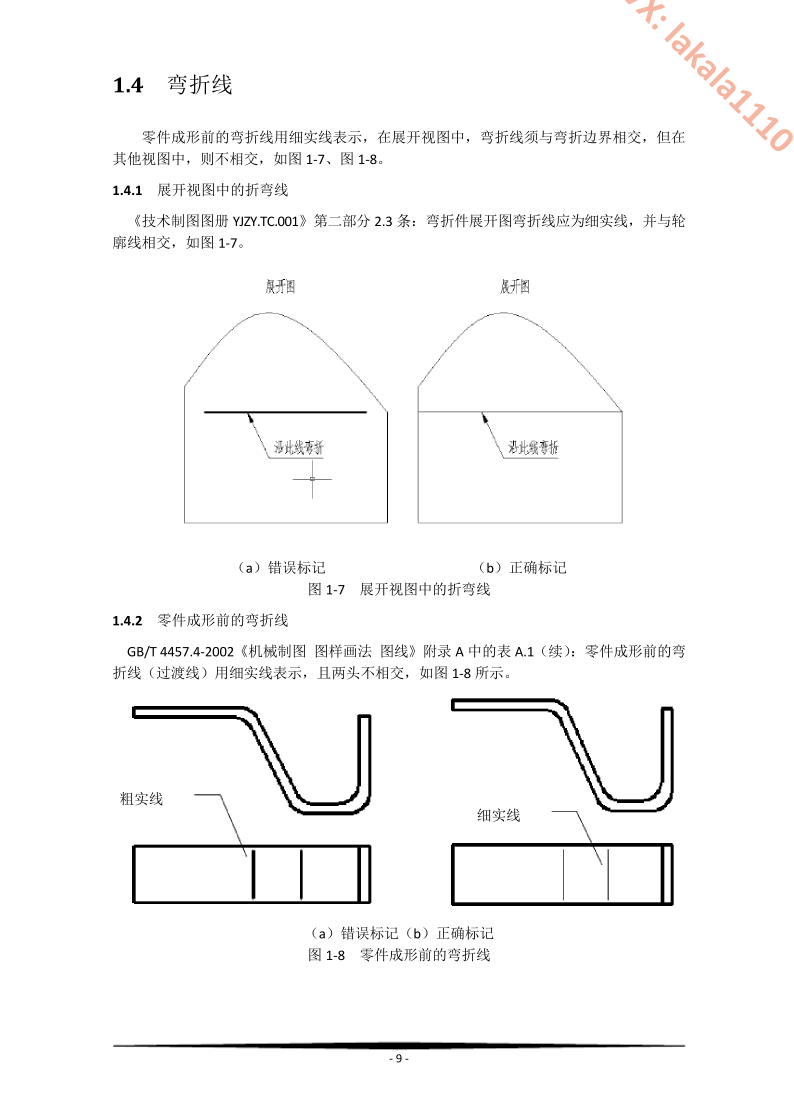
#> input picture data/atlas/images/cases/ATLAS_BEND_LINE_001.png, 2380 x 3331 px, given as the content of the folder data/standard_drawings, which was not available (shown at 1/3 size)
$ python process_standard_drawings.py
#> lines starting #> are read from the running program, lines starting #| are printed output that depends on the picture; pictures that were not available may be replaced by others from this repository, and a replacement may not be noted
### src/rag_knowledge_base.py
import os
import json
import cv2
import numpy as np
import shutil
from typing import List, Dict, Tuple
import faiss
from sklearn.feature_extraction.text import TfidfVectorizer
from sklearn.preprocessing import StandardScaler

try:
    from config_loader import TEXT_KNOWLEDGE_DIR, IMAGE_KNOWLEDGE_DIR, GB_STANDARDS_DIR
except ImportError:
    TEXT_KNOWLEDGE_DIR = 'data/knowledge_base'
    IMAGE_KNOWLEDGE_DIR = 'data/standard_drawings'
    GB_STANDARDS_DIR = 'data/gb_standards'

class DualKnowledgeBase:
    def __init__(self, text_knowledge_dir=None, image_knowledge_dir=None, gb_standards_dir=None):
        self.text_knowledge_dir = text_knowledge_dir or TEXT_KNOWLEDGE_DIR
        os.makedirs(self.text_knowledge_dir, exist_ok=True)
#> (this line was passed over: config_loader is not available in this run)
        self.text_knowledge_items = []
        self.tfidf_vectorizer = TfidfVectorizer(stop_words=None)
        self.text_index = None

        self.image_knowledge_dir = image_knowledge_dir or IMAGE_KNOWLEDGE_DIR
        os.makedirs(self.image_knowledge_dir, exist_ok=True)
#> (this line was passed over: config_loader is not available in this run)
        self.image_knowledge_items = []
        self.image_scaler = StandardScaler()
        self.image_index = None

        self.gb_standards_dir = gb_standards_dir or GB_STANDARDS_DIR
        self.gb_knowledge_items = []
        self._background_knowledge = []

        self._load_gb_standards()
#> (the call stopped at in _load_gb_standards, `extracted_path = os.path.join(self.gb_standards_dir, 'gbt14665_extract..`: config_loader is not available in this run)
        self._load_text_knowledge_as_background()
#> (the call stopped at in _load_text_knowledge_as_background, `for filename in os.listdir(self.text_knowledge_dir):`: config_loader is not available in this run)
        self._load_image_knowledge()
#> (the call stopped at in _load_image_knowledge, `for filename in os.listdir(self.image_knowledge_dir):`: config_loader is not available in this run)
#> in add_image_knowledge, image is the input picture: shape (3331, 2380, 3); mean B, G, R 248.2, 248.3, 248.4

        self._build_text_index()
        self._build_image_index()

    def _load_gb_standards(self):
        extracted_path = os.path.join(self.gb_standards_dir, 'gbt14665_extracted.json')
        if os.path.exists(extracted_path):
            try:
                with open(extracted_path, 'r', encoding='utf-8') as f:
                    chapters = json.load(f)
                for ch in chapters:
                    self.gb_knowledge_items.append({
                        'title': ch.get('title', ''),
                        'content': ch.get('content', ''),
                        'source': 'GB/T 14665-2012',
                        'is_gb_standard': True
                    })
                print(f"加载GB标准(已提取): {len(chapters)}个章节")
                return
            except Exception as e:
                print(f"加载已提取GB标准失败: {e}")
        try:
            import pdfplumber
            for filename in os.listdir(self.gb_standards_dir):
                if filename.endswith('.pdf'):
                    pdf_path = os.path.join(self.gb_standards_dir, filename)
                    try:
                        full_text = ''
                        with pdfplumber.open(pdf_path) as pdf:
                            for page in pdf.pages:
                                text = page.extract_text()
                                if text:
                                    full_text += text + '\n'
                        if full_text.strip():
                            self.gb_knowledge_items.append({
                                'title': os.path.splitext(filename)[0],
                                'content': full_text.strip(),
                                'source': 'GB/T 14665-2012',
                                'is_gb_standard': True
                            })
                            print(f"加载GB标准(PDF提取): {filename}")
                    except Exception as e:
                        print(f"加载GB标准PDF失败: {filename}, 错误: {e}")
        except ImportError:
            print("pdfplumber未安装，尝试加载预提取文件")
            for filename in os.listdir(self.gb_standards_dir):
                if filename.endswith('.json') and filename != 'gbt14665_extracted.json':
                    try:
                        with open(os.path.join(self.gb_standards_dir, filename), 'r', encoding='utf-8') as f:
                            data = json.load(f)
                        if isinstance(data, list):
                            for item in data:
                                self.gb_knowledge_items.append({
                                    'title': item.get('title', ''),
                                    'content': item.get('content', ''),
                                    'source': 'GB/T 14665-2012',
                                    'is_gb_standard': True
                                })
                    except Exception as e:
                        print(f"加载GB标准JSON失败: {filename}, 错误: {e}")

    def _load_text_knowledge_as_background(self):
        for filename in os.listdir(self.text_knowledge_dir):
            if filename.endswith('.json'):
                file_path = os.path.join(self.text_knowledge_dir, filename)
                try:
                    with open(file_path, 'r', encoding='utf-8') as f:
                        content = json.load(f)
                        self._background_knowledge.append(content)
                except Exception as e:
                    print(f"加载背景知识失败: {filename}, 错误: {e}")
        if self._background_knowledge:
            print(f"加载背景知识(内化用): {len(self._background_knowledge)}条")

    # [15 lines left out: function get_background_knowledge_text, not called in this run]

    def _load_image_knowledge(self):
        for filename in os.listdir(self.image_knowledge_dir):
            if filename.endswith(('.png', '.jpg', '.jpeg')):
                image_path = os.path.join(self.image_knowledge_dir, filename)
                try:
                    image = cv2.imread(image_path)
                    if image is not None:
                        feature = self._extract_image_feature(image)
                        annotation_file = os.path.splitext(image_path)[0] + '.json'
                        annotation = {}
                        if os.path.exists(annotation_file):
                            with open(annotation_file, 'r', encoding='utf-8') as f:
                                annotation = json.load(f)
                        self.image_knowledge_items.append({
                            'path': image_path,
                            'filename': filename,
                            'feature': feature,
                            'annotation': annotation
                        })
                except Exception as e:
                    print(f"加载图像知识库文件失败: {filename}, 错误: {e}")

    def _extract_image_feature(self, image):
        image = cv2.resize(image, (256, 256))
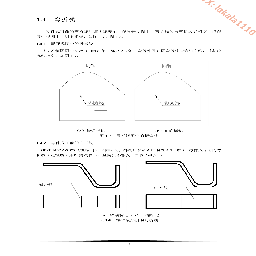
#> image: shape (256, 256, 3); mean of channels 0, 1, 2 248.7, 248.8, 248.9; drawn as B, G, R
        hist = cv2.calcHist([image], [0, 1, 2], None, [8, 8, 8], [0, 256, 0, 256, 0, 256])
        hist = cv2.normalize(hist, hist).flatten()
#> hist = 512 values, max 1 at index 511, min 0 at index 1, mean 0.00203
        hog = cv2.HOGDescriptor()
        hog_feature = hog.compute(image)
        hog_feature = hog_feature.flatten()
        feature = np.concatenate([hist, hog_feature[:512]])
#> feature = 1024 values, max 1 at index 511, min 0 at index 1, mean 0.00101
        return feature

    def _build_text_index(self):
        if not self.text_knowledge_items:
            return
        texts = [item['title'] + ' ' + item['content'] for item in self.text_knowledge_items]
        X = self.tfidf_vectorizer.fit_transform(texts)
        X_np = X.toarray().astype(np.float32)
        dimension = X_np.shape[1]
        self.text_index = faiss.IndexFlatL2(dimension)
        self.text_index.add(X_np)

    def _build_image_index(self):
        if not self.image_knowledge_items:
            return
        features = np.array([item['feature'] for item in self.image_knowledge_items]).astype(np.float32)
        features = self.image_scaler.fit_transform(features)
        dimension = features.shape[1]
        self.image_index = faiss.IndexFlatL2(dimension)
        self.image_index.add(features)

    # [14 lines left out: function add_text_knowledge, not called in this run]

    def add_image_knowledge(self, image_path: str, annotation: Dict):
        try:
            image = cv2.imread(image_path)
            if image is not None:
                feature = self._extract_image_feature(image)
                filename = os.path.basename(image_path)
                target_path = os.path.join(self.image_knowledge_dir, filename)
                if os.path.abspath(image_path) != os.path.abspath(target_path):
                    shutil.copy(image_path, target_path)
                else:
                    target_path = image_path
                annotation_file = os.path.splitext(target_path)[0] + '.json'
                with open(annotation_file, 'w', encoding='utf-8') as f:
                    json.dump(annotation, f, ensure_ascii=False, indent=2)
                self.image_knowledge_items.append({
                    'path': target_path,
                    'filename': filename,
                    'feature': feature,
                    'annotation': annotation
                })
                self._build_image_index()
                print(f"添加图像知识成功: {filename}")
        except Exception as e:
            print(f"添加图像知识失败: {e}")

    # [68 lines left out: functions search_text_knowledge, search_image_knowledge, search_gb_standards, not called in this run]

    def get_all_gb_standards(self) -> List[Dict]:
        return self.gb_knowledge_items

    # [5 lines left out: function get_text_knowledge_by_id, not called in this run]

    def get_all_text_knowledge(self) -> List[Dict]:
        return self.text_knowledge_items

    def get_all_image_knowledge(self) -> List[Dict]:
        return self.image_knowledge_items

    def search_knowledge(self, query: str, top_k: int = 3) -> List[Dict]:
        return self.search_gb_standards(query, top_k)

### src/process_standard_drawings.py
import os
import cv2
import json
from rag_knowledge_base import DualKnowledgeBase

def split_drawing_into_parts(image_path):
    parts = []
    try:
        image = cv2.imread(image_path)
        if image is None:
            return parts
        height, width = image.shape[:2]
        grid_size = 2
        part_height = height // grid_size
        part_width = width // grid_size
        for i in range(grid_size):
            for j in range(grid_size):
                y1 = i * part_height
                y2 = (i + 1) * part_height
                x1 = j * part_width
                x2 = (j + 1) * part_width
                part = image[y1:y2, x1:x2]
                base_name = os.path.splitext(os.path.basename(image_path))[0]
                part_filename = f"{base_name}_part_{i}_{j}.png"
                part_path = os.path.join('data', 'standard_drawings', part_filename)
                cv2.imwrite(part_path, part)
                annotation = {
                    'description': f"{base_name} 的局部区域 ({i}, {j})",
                    'position': f"({x1}, {y1}) - ({x2}, {y2})",
                    'source': base_name
                }
                parts.append((part_path, annotation))
        return parts
    except Exception as e:
        print(f"拆分图纸失败: {e}")
        return parts

def process_standard_drawings():
    kb = DualKnowledgeBase()
    standard_drawings_dir = 'data/standard_drawings'
    for filename in os.listdir(standard_drawings_dir):
        if filename.endswith(('.png', '.jpg', '.jpeg')) and 'part' not in filename and 'error_' not in filename:
            image_path = os.path.join(standard_drawings_dir, filename)
            print(f"处理文件: {filename}")
            annotation = {
                'type': 'standard_drawing',
                'name': filename,
                'description': f'标准减速器装配图 - {filename}'
            }
            try:
                kb.add_image_knowledge(image_path, annotation)
#> (the call stopped at in add_image_knowledge, `target_path = os.path.join(self.image_knowledge_dir, filename)`: config_loader is not available in this run)
                print(f"  -> 成功添加到图像知识库")
            except Exception as e:
                print(f"  -> 添加失败: {e}")
    print("\n标准图纸处理完成!")

if __name__ == '__main__':
    process_standard_drawings()

$ run again, on data/atlas/images/correct/ATLAS_DIM_LINEAR_DIR_001.png
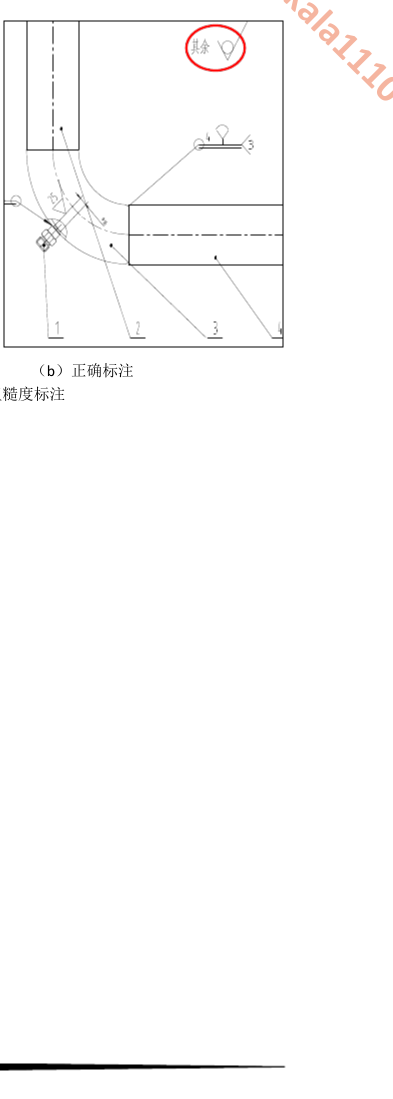
#> input picture data/atlas/images/correct/ATLAS_DIM_LINEAR_DIR_001.png, 786 x 2197 px, given as the content of the folder data/standard_drawings, which was not available (shown at 1/2 size)
#> in add_image_knowledge, image is the input picture: shape (2197, 786, 3); mean B, G, R 251.8, 251.8, 252.2
#> in _extract_image_feature, `image = cv2.resize(image, (256, 256))`:
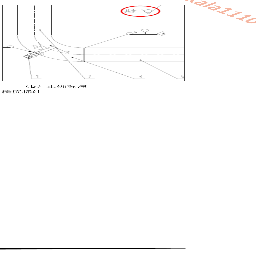
#> image: shape (256, 256, 3); mean of channels 0, 1, 2 252.2, 252.3, 252.7; drawn as B, G, R
#> hist = 512 values, max 1 at index 511, min 0 at index 1, mean 0.00199
#> in _extract_image_feature, `feature = np.concatenate([hist, hog_feature[:512]])`: feature = 1024 values, max 1 at index 511, min 0 at index 1, mean 0.0326

$ run again, on data/atlas/images/correct/ATLAS_DIM_NUMBER_POS_001.png
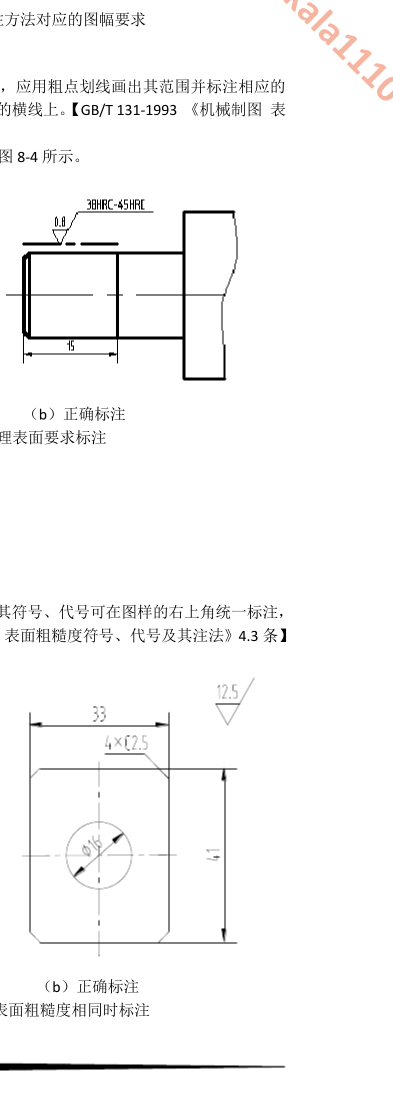
#> input picture data/atlas/images/correct/ATLAS_DIM_NUMBER_POS_001.png, 786 x 2197 px, given as the content of the folder data/standard_drawings, which was not available (shown at 1/2 size)
#> in add_image_knowledge, image is the input picture: shape (2197, 786, 3); mean B, G, R 247.9, 248, 248.2
#> in _extract_image_feature, `image = cv2.resize(image, (256, 256))`:
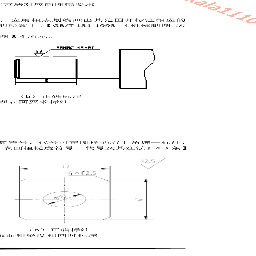
#> image: shape (256, 256, 3); mean of channels 0, 1, 2 247.9, 248, 248.2; drawn as B, G, R
#> hist = 512 values, max 1 at index 511, min 0 at index 1, mean 0.00205
#> in _extract_image_feature, `feature = np.concatenate([hist, hog_feature[:512]])`: feature = 1024 values, max 1 at index 511, min 0 at index 1, mean 0.0398

$ run again, on data/atlas/images/correct/ATLAS_CENTER_001.png
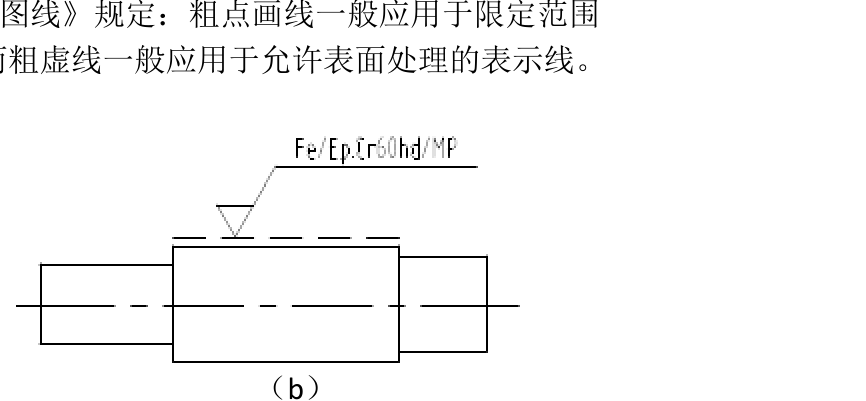
#> input picture data/atlas/images/correct/ATLAS_CENTER_001.png, 866 x 401 px, given as the content of the folder data/standard_drawings, which was not available
#> in add_image_knowledge, image is the input picture: shape (401, 866, 3); min 0, max 255, mean 246.7
#> in _extract_image_feature, `image = cv2.resize(image, (256, 256))`:
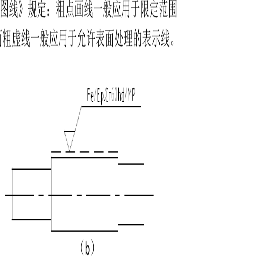
#> image: shape (256, 256, 3); min 0, max 255, mean 247.2
#> hist = 512 values, max 1 at index 511, min 0 at index 1, mean 0.00207
#> in _extract_image_feature, `feature = np.concatenate([hist, hog_feature[:512]])`: feature = 1024 values, max 1 at index 511, min 0 at index 1, mean 0.0301
